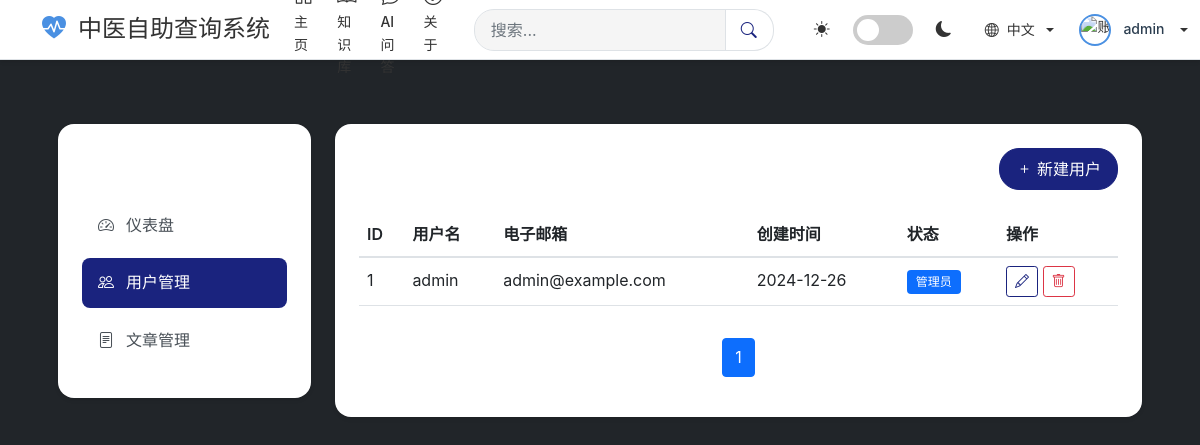
The app's page /admin/users (signed in) with its own data.
### models.py (models this page shows, shortened)
class User(UserMixin, db.Model):
    id = db.Column(db.Integer, primary_key=True)
    username = db.Column(db.String(64), unique=True, nullable=False)
    email = db.Column(db.String(120), unique=True, nullable=False)
    password_hash = db.Column(db.String(128))
    bio = db.Column(db.Text)
    avatar = db.Column(db.String(200))
    email_notifications = db.Column(db.Boolean, default=True)
    is_admin = db.Column(db.Boolean, default=False)
    group_id = db.Column(db.Integer, db.ForeignKey('user_group.id'))
    created_at = db.Column(db.DateTime, default=datetime.utcnow)
    articles = db.relationship('Article', backref='author', lazy='dynamic')
    activities = db.relationship('Activity', backref='user', lazy='dynamic')
    comments = db.relationship('Comment', backref='author', lazy='dynamic')
    @property
    def is_active(self):
        return True

### app.py (the view)
@app.route('/admin/users')
@login_required
def admin_users():
    if not current_user.is_admin:
        abort(403)
    page = request.args.get('page', 1, type=int)
    users = User.query.paginate(page=page, per_page=20, error_out=False)
    return render_template('admin/users.html', users=users, title=get_text('user_management'))

### app.py (called while the page is built)
def get_text(key, lang=None):
    if not lang:
        lang = session.get('lang', 'zh')
    return translations.get(lang, {}).get(key, key)

@login_manager.user_loader
def load_user(user_id):
    return User.query.get(int(user_id))

@app.context_processor
def utility_processor():
    return dict(get_text=get_text)

### templates/admin/users.html (shortened to what this page needs)
{% extends "base.html" %}
{% block content %}
<div class="admin-dashboard">
    <div class="row">
        <div class="col-md-3">
            <div class="admin-sidebar">
                <h4>{{ get_text('admin_panel') }}</h4>
                <div class="nav flex-column nav-pills">
                    <a class="nav-link" href="{{ url_for('admin') }}">
                        <i class="bi bi-speedometer2"></i> {{ get_text('dashboard') }}
                    </a>
                    <a class="nav-link active" href="{{ url_for('admin_users') }}">
                        <i class="bi bi-people"></i> {{ get_text('user_management') }}
                    </a>
                    <a class="nav-link" href="{{ url_for('admin_articles') }}">
                        <i class="bi bi-file-text"></i> {{ get_text('article_management') }}
                    </a>
                </div>
            </div>
        </div>
        <div class="col-md-9">
            <div class="admin-content">
                <div class="d-flex justify-content-between align-items-center mb-4">
                    <h4>{{ get_text('user_management') }}</h4>
                    <button class="btn btn-primary" data-bs-toggle="modal" data-bs-target="#newUserModal">
                        <i class="bi bi-plus"></i> {{ get_text('new_user') }}
                    </button>
                </div>
                <div class="table-responsive">
                    <table class="table">
                        <thead>
                            <tr>
                                <th>ID</th>
                                <th>{{ get_text('username') }}</th>
                                <th>{{ get_text('email') }}</th>
                                <th>{{ get_text('created_at') }}</th>
                                <th>{{ get_text('status') }}</th>
                                <th>{{ get_text('actions') }}</th>
                            </tr>
                        </thead>
                        <tbody>
                            {% for user in users.items %}
                            <tr>
                                <td>{{ user.id }}</td>
                                <td>{{ user.username }}</td>
                                <td>{{ user.email }}</td>
                                <td>{{ user.created_at.strftime('%Y-%m-%d') }}</td>
                                <td>
                                    {% if user.is_admin %}
                                    <span class="badge bg-primary">{{ get_text('admin') }}</span>
                                    {% else %}
                                    <span class="badge bg-secondary">{{ get_text('user') }}</span>
                                    {% endif %}
                                </td>
                                <td>
                                    <button class="btn btn-sm btn-outline-primary" onclick="editUser({{ user.id }})">
                                        <i class="bi bi-pencil"></i>
                                    </button>
                                    <button class="btn btn-sm btn-outline-danger" onclick="deleteUser({{ user.id }})">
                                        <i class="bi bi-trash"></i>
                                    </button>
                                </td>
                            </tr>
                            {% endfor %}
                        </tbody>
                    </table>
                </div>
                <nav aria-label="Page navigation">
                    <ul class="pagination justify-content-center">
                        {% for page in users.iter_pages() %}
                            {% if page %}
                                <li class="page-item {{ 'active' if page == users.page else '' }}">
                                    <a class="page-link" href="{{ url_for('admin_users', page=page) }}">{{ page }}</a>
                                </li>
                            {% else %}
                                <li class="page-item disabled">
                                    <span class="page-link">...</span>
                                </li>
                            {% endif %}
                        {% endfor %}
                    </ul>
                </nav>
            </div>
        </div>
    </div>
</div>
{% endblock %}

### templates/base.html (shortened to what this page needs)
<!DOCTYPE html>
<html lang="{{ session.get('language', 'zh') }}" data-theme="light">
<head>
    <link href="https://cdn.jsdelivr.net/npm/bootstrap@5.1.3/dist/css/bootstrap.min.css" rel="stylesheet">
    <link rel="stylesheet" href="https://cdn.jsdelivr.net/npm/bootstrap-icons@1.7.2/font/bootstrap-icons.css">
    <link rel="stylesheet" href="{{ url_for('static', filename='css/style.css') }}">
</head>
<body>
    <nav class="navbar navbar-expand-lg navbar-light fixed-top">
        <div class="container">
            <a class="navbar-brand" href="{{ url_for('index') }}">
                <i class="bi bi-heart-pulse-fill brand-icon"></i>{{ get_text('site_name') }}
            </a>
            <div class="collapse navbar-collapse" id="navbarNav">
                <ul class="navbar-nav me-auto">
                    <li class="nav-item">
                        <a class="nav-link" href="{{ url_for('index') }}">
                            <i class="bi bi-house-door nav-icon"></i>{{ get_text('home') }}
                        </a>
                    </li>
                    <li class="nav-item">
                        <a class="nav-link" href="{{ url_for('knowledge') }}">
                            <i class="bi bi-book nav-icon"></i>{{ get_text('knowledge_base') }}
                        </a>
                    </li>
                    <li class="nav-item">
                        <a class="nav-link" href="{{ url_for('chat') }}">
                            <i class="bi bi-chat-dots nav-icon"></i>{{ get_text('ai_chat') }}
                        </a>
                    </li>
                    <li class="nav-item">
                        <a class="nav-link" href="{{ url_for('about') }}">
                            <i class="bi bi-info-circle nav-icon"></i>{{ get_text('about') }}
                        </a>
                    </li>
                </ul>
                <div class="search-container">
                    <form class="d-flex" action="{{ url_for('search') }}" method="GET">
                        <div class="input-group">
                            <input type="search" name="q" class="form-control search-input"
                                   placeholder="{{ get_text('search_placeholder') }}" aria-label="{{ get_text('search_placeholder') }}">
                            <button class="btn btn-outline-primary" type="submit">
                                <i class="bi bi-search"></i>
                            </button>
                        </div>
                    </form>
                </div>
                <div class="theme-switch-wrapper">
                    <i class="bi bi-sun-fill theme-icon"></i>
                    <label class="theme-switch">
                        <span class="slider round"></span>
                    </label>
                    <i class="bi bi-moon-fill theme-icon"></i>
                </div>
                <div class="language-switch dropdown">
                    <button class="btn btn-link nav-link dropdown-toggle" type="button" id="languageDropdown" data-bs-toggle="dropdown" aria-expanded="false">
                        <i class="bi bi-globe2"></i>
                        <span class="current-language">{{ {'zh': '中文', 'en': 'English'}.get(session.get('language', 'zh')) }}</span>
                    </button>
                </div>
                <div class="navbar-nav ms-2">
                    {% if current_user.is_authenticated %}
                        <div class="nav-item dropdown">
                            <a class="nav-link dropdown-toggle user-profile-link" href="#" id="navbarDropdown" role="button" data-bs-toggle="dropdown" aria-expanded="false">
                                <img src="{{ current_user.avatar or url_for('static', filename='images/default-avatar.png') }}"
                                     alt="{{ get_text('account_info') }}" class="user-avatar">
                                <span class="user-name">{{ current_user.username }}</span>
                            </a>
                        </div>
                    {% else %}
                        <a class="nav-link" href="{{ url_for('login') }}">
                            <i class="bi bi-person nav-icon"></i>{{ get_text('login') }}
                        </a>
                    {% endif %}
                </div>
            </div>
        </div>
    </nav>
    <div class="main-content">
        <div class="container mt-4">
            {% block content %}{% endblock %}
        </div>
    </div>
</body>
</html>

### records on screen
User: username "admin", id "1", email "admin@example.com", created_at "2024-12-26", get_text "管理员"

### other values on screen
{{ get_text('site_name') }} "中医自助查询系统"
{{ get_text('home') }} "主页"
{{ get_text('knowledge_base') }} "知识库"
{{ get_text('ai_chat') }} "AI问答"
{{ get_text('about') }} "关于"
{{ {'zh': '中文', 'en': 'English'}.get(session.get('language', 'zh')) }} "中文"
{{ get_text('dashboard') }} "仪表盘"
{{ get_text('user_management') }} "用户管理"
{{ get_text('article_management') }} "文章管理"
{{ get_text('new_user') }} "新建用户"
{{ get_text('username') }} "用户名"
{{ get_text('email') }} "电子邮箱"
{{ get_text('created_at') }} "创建时间"
{{ get_text('status') }} "状态"
{{ get_text('actions') }} "操作"
